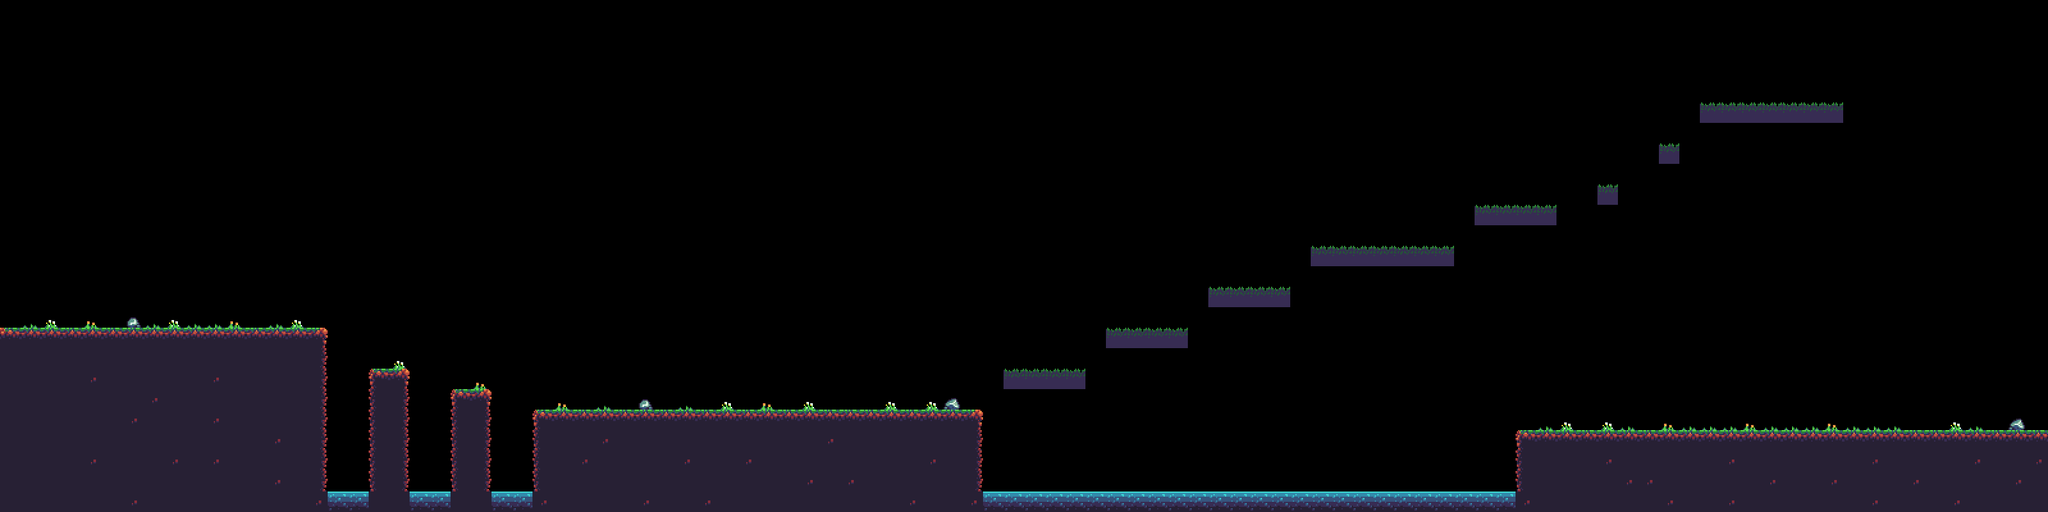

Rendered tile map (Tiled .tmx) drawn with the repository's tilesets; below, a short description and the map source with its tile grids summarised:
An orthogonal 100x25 tile map with 32x32 px tiles, 3 tile layers (Tiles, Decor, EnemyCollision) and 18 objects.

<map version="1.4" tiledversion="1.4.3" orientation="orthogonal" renderorder="right-down" width="100" height="25" tilewidth="32" tileheight="32" infinite="0" nextlayerid="12" nextobjectid="19">
 <editorsettings>
  <export target="../level1.json" format="json" />
 </editorsettings>
 <tileset firstgid="1" name="cool" tilewidth="32" tileheight="32" tilecount="136" columns="17">
  <image source="../cool.png" width="544" height="256" />
  <tile id="7">
   <properties>
    <property name="collides" type="bool" value="true" />
   </properties>
  </tile>
  <tile id="8">
   <properties>
    <property name="collides" type="bool" value="true" />
   </properties>
  </tile>
  <tile id="9">
   <properties>
    <property name="collides" type="bool" value="true" />
   </properties>
  </tile>
  <tile id="10">
   <properties>
    <property name="collides" type="bool" value="true" />
   </properties>
  </tile>
  <tile id="11">
   <properties>
    <property name="collides" type="bool" value="true" />
   </properties>
  </tile>
  <tile id="12">
   <properties>
    <property name="collides" type="bool" value="true" />
   </properties>
  </tile>
  <tile id="13">
   <properties>
    <property name="collides" type="bool" value="true" />
   </properties>
  </tile>
  <tile id="14">
   <properties>
    <property name="collides" type="bool" value="false" />
   </properties>
  </tile>
  <tile id="15">
   <properties>
    <property name="collides" type="bool" value="false" />
   </properties>
  </tile>
  <tile id="16">
   <properties>
    <property name="collides" type="bool" value="false" />
   </properties>
  </tile>
  <tile id="24">
   <properties>
    <property name="collides" type="bool" value="true" />
   </properties>
  </tile>
  <tile id="25">
   <properties>
    <property name="collides" type="bool" value="true" />
   </properties>
  </tile>
  <tile id="26">
   <properties>
    <property name="collides" type="bool" value="true" />
   </properties>
  </tile>
  <tile id="27">
   <properties>
    <property name="collides" type="bool" value="true" />
   </properties>
  </tile>
  <tile id="28">
   <properties>
    <property name="collides" type="bool" value="true" />
   </properties>
  </tile>
  <tile id="29">
   <properties>
    <property name="collides" type="bool" value="true" />
   </properties>
  </tile>
  <tile id="30">
   <properties>
    <property name="collides" type="bool" value="true" />
   </properties>
  </tile>
  <tile id="31">
   <properties>
    <property name="collides" type="bool" value="true" />
    <property name="goal" type="bool" value="true" />
   </properties>
  </tile>
  <tile id="32">
   <properties>
    <property name="collides" type="bool" value="false" />
   </properties>
  </tile>
  <tile id="33">
   <properties>
    <property name="collides" type="bool" value="false" />
   </properties>
  </tile>
  <tile id="41">
   <properties>
    <property name="collides" type="bool" value="true" />
   </properties>
  </tile>
  <tile id="42">
   <properties>
    <property name="collides" type="bool" value="true" />
   </properties>
  </tile>
  <tile id="43">
   <properties>
    <property name="collides" type="bool" value="true" />
   </properties>
  </tile>
  <tile id="44">
   <properties>
    <property name="collides" type="bool" value="true" />
   </properties>
  </tile>
  <tile id="45">
   <properties>
    <property name="collides" type="bool" value="true" />
   </properties>
  </tile>
  <tile id="46">
   <properties>
    <property name="collides" type="bool" value="true" />
   </properties>
  </tile>
  <tile id="47">
   <properties>
    <property name="collides" type="bool" value="true" />
   </properties>
  </tile>
  <tile id="48">
   <properties>
    <property name="collides" type="bool" value="false" />
   </properties>
  </tile>
  <tile id="49">
   <properties>
    <property name="collides" type="bool" value="false" />
   </properties>
  </tile>
  <tile id="50">
   <properties>
    <property name="collides" type="bool" value="false" />
   </properties>
  </tile>
  <tile id="58">
   <properties>
    <property name="collides" type="bool" value="true" />
   </properties>
  </tile>
  <tile id="59">
   <properties>
    <property name="collides" type="bool" value="true" />
   </properties>
  </tile>
  <tile id="60">
   <properties>
    <property name="collides" type="bool" value="true" />
   </properties>
  </tile>
  <tile id="61">
   <properties>
    <property name="collides" type="bool" value="true" />
   </properties>
  </tile>
  <tile id="62">
   <properties>
    <property name="collides" type="bool" value="false" />
   </properties>
  </tile>
  <tile id="63">
   <properties>
    <property name="collides" type="bool" value="true" />
   </properties>
  </tile>
  <tile id="64">
   <properties>
    <property name="collides" type="bool" value="true" />
   </properties>
  </tile>
  <tile id="65">
   <properties>
    <property name="collides" type="bool" value="false" />
   </properties>
  </tile>
  <tile id="66">
   <properties>
    <property name="collides" type="bool" value="false" />
   </properties>
  </tile>
  <tile id="67">
   <properties>
    <property name="collides" type="bool" value="false" />
   </properties>
  </tile>
  <tile id="75">
   <properties>
    <property name="collides" type="bool" value="false" />
   </properties>
  </tile>
  <tile id="76">
   <properties>
    <property name="collides" type="bool" value="false" />
   </properties>
  </tile>
  <tile id="77">
   <properties>
    <property name="collides" type="bool" value="true" />
   </properties>
  </tile>
  <tile id="78">
   <properties>
    <property name="collides" type="bool" value="true" />
   </properties>
  </tile>
  <tile id="79">
   <properties>
    <property name="collides" type="bool" value="true" />
   </properties>
  </tile>
  <tile id="80">
   <properties>
    <property name="collides" type="bool" value="true" />
   </properties>
   <objectgroup draworder="index" id="2">
    <object id="1" x="0" y="4.01344" width="32.3225" height="28.3807" />
   </objectgroup>
  </tile>
  <tile id="81">
   <properties>
    <property name="collides" type="bool" value="true" />
   </properties>
  </tile>
  <tile id="82">
   <properties>
    <property name="collides" type="bool" value="false" />
   </properties>
  </tile>
  <tile id="83">
   <properties>
    <property name="collides" type="bool" value="false" />
   </properties>
  </tile>
  <tile id="84">
   <properties>
    <property name="collides" type="bool" value="false" />
   </properties>
  </tile>
  <tile id="92">
   <properties>
    <property name="collides" type="bool" value="false" />
   </properties>
  </tile>
  <tile id="93">
   <properties>
    <property name="collides" type="bool" value="false" />
   </properties>
  </tile>
  <tile id="94">
   <properties>
    <property name="collides" type="bool" value="true" />
   </properties>
  </tile>
  <tile id="95">
   <properties>
    <property name="collides" type="bool" value="true" />
   </properties>
  </tile>
  <tile id="96">
   <properties>
    <property name="collides" type="bool" value="true" />
   </properties>
  </tile>
  <tile id="97">
   <properties>
    <property name="collides" type="bool" value="true" />
   </properties>
  </tile>
  <tile id="98">
   <properties>
    <property name="collides" type="bool" value="true" />
   </properties>
  </tile>
  <tile id="99">
   <properties>
    <property name="collides" type="bool" value="false" />
   </properties>
  </tile>
  <tile id="100">
   <properties>
    <property name="collides" type="bool" value="false" />
   </properties>
  </tile>
  <tile id="101">
   <properties>
    <property name="collides" type="bool" value="false" />
   </properties>
  </tile>
  <tile id="109">
   <properties>
    <property name="collides" type="bool" value="false" />
   </properties>
  </tile>
  <tile id="110">
   <properties>
    <property name="collides" type="bool" value="false" />
   </properties>
  </tile>
  <tile id="111">
   <properties>
    <property name="collides" type="bool" value="true" />
   </properties>
  </tile>
  <tile id="112">
   <properties>
    <property name="collides" type="bool" value="true" />
   </properties>
  </tile>
  <tile id="113">
   <properties>
    <property name="collides" type="bool" value="true" />
   </properties>
  </tile>
  <tile id="114">
   <properties>
    <property name="collides" type="bool" value="true" />
   </properties>
  </tile>
  <tile id="115">
   <properties>
    <property name="collides" type="bool" value="true" />
   </properties>
  </tile>
  <tile id="116">
   <properties>
    <property name="collides" type="bool" value="false" />
   </properties>
  </tile>
  <tile id="117">
   <properties>
    <property name="collides" type="bool" value="false" />
   </properties>
  </tile>
  <tile id="118">
   <properties>
    <property name="collides" type="bool" value="false" />
   </properties>
  </tile>
  <tile id="126">
   <properties>
    <property name="collides" type="bool" value="true" />
   </properties>
   <objectgroup draworder="index" id="3">
    <object id="2" x="0.5" y="0.5" width="31.25" height="31" />
   </objectgroup>
  </tile>
 </tileset>
 <layer id="1" name="Tiles" width="100" height="25">
  <data>[2500 cells, 485 non-empty, 11 distinct tile ids]</data>
 </layer>
 <layer id="3" name="Decor" width="100" height="25">
  <data>[2500 cells, 42 non-empty, 5 distinct tile ids]</data>
 </layer>
 <objectgroup id="4" name="Coins">
  <object id="1" gid="77" x="1632" y="578" width="32" height="32" />
  <object id="2" gid="77" x="1600" y="578" width="32" height="32" />
  <object id="3" gid="77" x="1920" y="448" width="32" height="32" />
  <object id="4" gid="77" x="1952" y="448" width="32" height="32" />
  <object id="5" gid="77" x="2720" y="160" width="32" height="32" />
  <object id="6" gid="77" x="2752" y="160" width="32" height="32" />
  <object id="7" gid="77" x="2784" y="160" width="32" height="32" />
  <object id="8" gid="77" x="2624" y="674" width="32" height="32" />
  <object id="9" gid="77" x="2656" y="674" width="32" height="32" />
  <object id="11" gid="77" x="2688" y="674" width="32" height="32" />
 </objectgroup>
 <objectgroup id="7" name="Goal">
  <object id="12" gid="32" x="2974" y="672" width="32" height="32" />
 </objectgroup>
 <objectgroup id="9" name="Enemies">
  <object id="13" gid="124" x="1118.67" y="640" width="32" height="32" />
  <object id="14" gid="124" x="2110.67" y="384" width="32" height="32" />
 </objectgroup>
 <objectgroup id="11" name="Spikes">
  <object id="15" gid="76" x="2402" y="674" width="32" height="32" />
  <object id="17" gid="76" x="2432" y="674" width="32" height="32" />
  <object id="18" gid="76" x="2849" y="164" width="32" height="32" />
 </objectgroup>
 <layer id="10" name="EnemyCollision" width="100" height="25">
  <data>[2500 cells, 4 non-empty, 1 distinct tile ids]</data>
 </layer>
</map>
